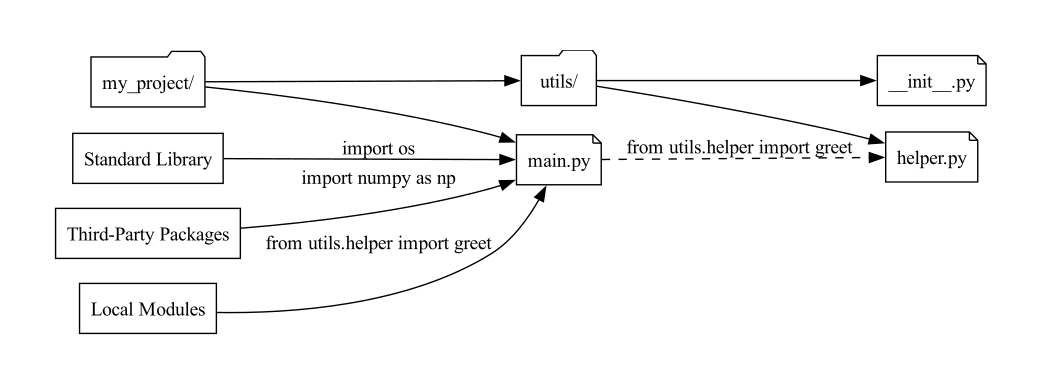

Write Python code to recreate this figure.
import subprocess
import sys
import shutil
import platform
import graphviz
from graphviz import Digraph

def print_graphviz_install_instructions():
    system = platform.system()
    print("\n[!] Graphviz executable 'dot' is not available. You must install Graphviz manually:")
    if system == "Windows":
        print("1. Download Graphviz from: https://graphviz.org/download/")
        print("2. During installation, check the box: 'Add Graphviz to system PATH'")
        print("3. After installation, restart your terminal.")
        print("4. Confirm installation by running: dot -V")
    elif system == "Darwin":
        print("Run: brew install graphviz")
    elif system == "Linux":
        print("Run: sudo apt install graphviz")
    else:
        print("Unsupported platform. Please install Graphviz manually from: https://graphviz.org/download/")

def check_graphviz_executable():
    if shutil.which("dot") is None:
        print_graphviz_install_instructions()
        sys.exit(1)

def create_import_diagram(output_format, filename):
    dot = Digraph(comment='Python Imports and Packages', format=output_format)
    dot.attr(rankdir='LR', fontsize='16', fontname='Times-Roman')
    dot.attr(size='10,7')

    dot.node('proj', 'my_project/', shape='folder')
    dot.node('main', 'main.py', shape='note')
    dot.node('utils', 'utils/', shape='folder')
    dot.node('init', '__init__.py', shape='note')
    dot.node('helper', 'helper.py', shape='note')

    dot.edge('proj', 'main')
    dot.edge('proj', 'utils')
    dot.edge('utils', 'init')
    dot.edge('utils', 'helper')
    dot.edge('main', 'helper', label='from utils.helper import greet', style='dashed')

    dot.node('stdlib', 'Standard Library', shape='box')
    dot.node('thirdparty', 'Third-Party Packages', shape='box')
    dot.node('localmod', 'Local Modules', shape='box')

    dot.edge('stdlib', 'main', label='import os')
    dot.edge('thirdparty', 'main', label='import numpy as np')
    dot.edge('localmod', 'main', label='from utils.helper import greet')

    try:
        dot.render(filename, cleanup=True)
        print(f"[✔] Diagram successfully rendered: {filename}.{output_format}")
    except Exception as e:
        print(f"[✘] Failed to render diagram to {output_format}: {e}")

if __name__ == '__main__':
    check_graphviz_executable()
    create_import_diagram('png', '2025-03-21-CGPT-4o-R16-PythonImportsGraphviz_TimesRoman')
    create_import_diagram('pdf', '2025-03-21-CGPT-4o-R16-PythonImportsGraphviz_TimesRoman')
